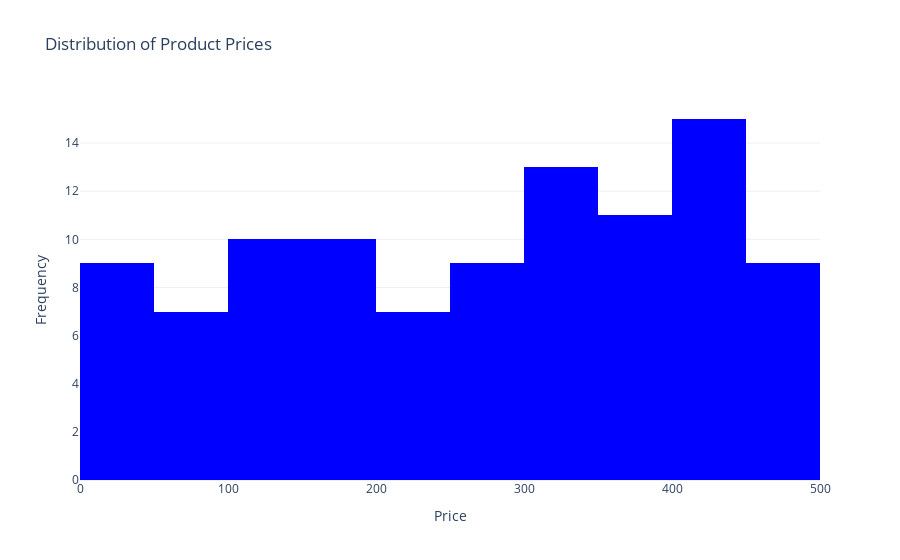

This figure's notebook cell:
### Code cell
# Create histogram
fig = go.Figure(data=[go.Histogram(x=prod["Price"], nbinsx=20, marker_color='blue')])

# Update layout
fig.update_layout(
    title="Distribution of Product Prices",
    xaxis_title="Price",
    yaxis_title="Frequency",
    template="plotly_white"
)

# Show figure
fig.show()

### Figure 1 — Plotly figure (JSON) as saved in the notebook; plotly's stock layout.template omitted (floating-point values rounded to 4 significant figures)
{"data": [{"marker": {"color": "blue"}, "nbinsx": 20, "type": "histogram", "x": [169.3, 346.3, 44.12, 95.69, 429.3, 121.3, 420.1, 146.8, 325.0, 350.1, 261.2, 159.6, 114.2, 26.26, 158.9, 330.1, 469.8, 436.9, 385.4, 396.3, 335.8, 137.5, 454.5, 338.7, 284.6, 64.38, 229.1, 235.6, 433.6, 277.9, 196.4, 488.6, 64.25, 217.1, 30.59, 372.6, 459.9, 147.2, 430.6, 153.2, 456.3, 379.4, 404.4, 18.82, 481.8, 366.1, 159.3, 416.4, 147.9, 437.6, 65.16, 354.8, 274.9, 57.3, 128.5, 16.08, 239.7, 157.6, 303.2, 155.7, 157.0, 374.2, 33.59, 452.4, 427.6, 337.2, 300.7, 447.2, 100.8, 48.69, 127.4, 399.3, 26.99, 295.6, 497.8, 429.3, 265.5, 41.18, 417.4, 303.5, 66.32, 55.99, 455.7, 337.9, 416.4, 440.7, 290.2, 263.6, 220.9, 165.3, 222.9, 389.2, 304.9, 447.3, 227.3, 307.5, 319.3, 299.9, 354.3, 126.3]}], "layout": {"autosize": true, "title": {"text": "Distribution of Product Prices"}, "xaxis": {"autorange": true, "range": [0, 500], "title": {"text": "Price"}, "type": "linear"}, "yaxis": {"autorange": true, "range": [0, 15.79], "title": {"text": "Frequency"}}}}
